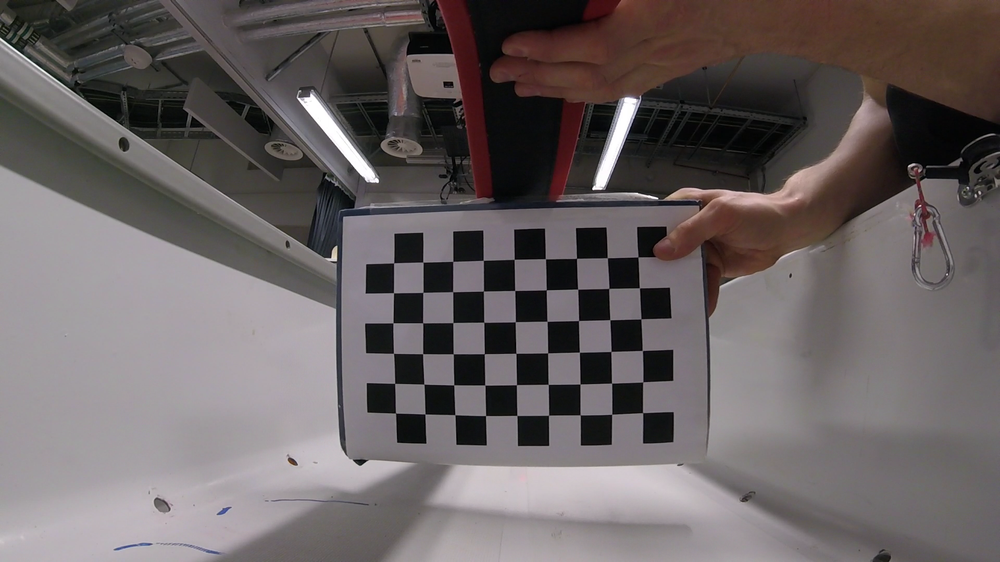
#> input picture Camera Calibration/GoPro_Calibration_3.0/Calibration_Image1.png, 1000 x 562 px, shrunk from 1920 x 1080 before the run
$ python calibrate.py Calibration_Image1.png
#> lines starting #> are read from the running program, lines starting #| are printed output that depends on the picture
#!/usr/bin/env python

import numpy as np
import cv2

# local modules
from common import splitfn

# built-in modules
import os

if __name__ == '__main__':
    import sys
    import getopt
    from glob import glob

    # define image path

    imagePath = 'E:/Calibrations/fwdcam/'

    args, img_mask = getopt.getopt(sys.argv[1:], '', ['debug=', 'square_size='])
    args = dict(args)
    args.setdefault('--debug', './output/')
    args.setdefault('--square_size', 1.0)
    if not img_mask:
        img_mask = imagePath + '*.jpg'
    else:
        img_mask = img_mask[0]

    img_names = glob(img_mask)
    debug_dir = args.get('--debug')
    if not os.path.isdir(debug_dir):
        os.mkdir(debug_dir)
    square_size = float(args.get('--square_size'))

    pattern_size = (9, 6)
    pattern_points = np.zeros((np.prod(pattern_size), 3), np.float32)
    pattern_points[:, :2] = np.indices(pattern_size).T.reshape(-1, 2)
    pattern_points *= square_size

    pattern_size = (9, 6)
    img_names_undistort = []
    for fn in img_names:
        print('processing %s... ' % fn, end='')
        img = cv2.imread(fn, 0)
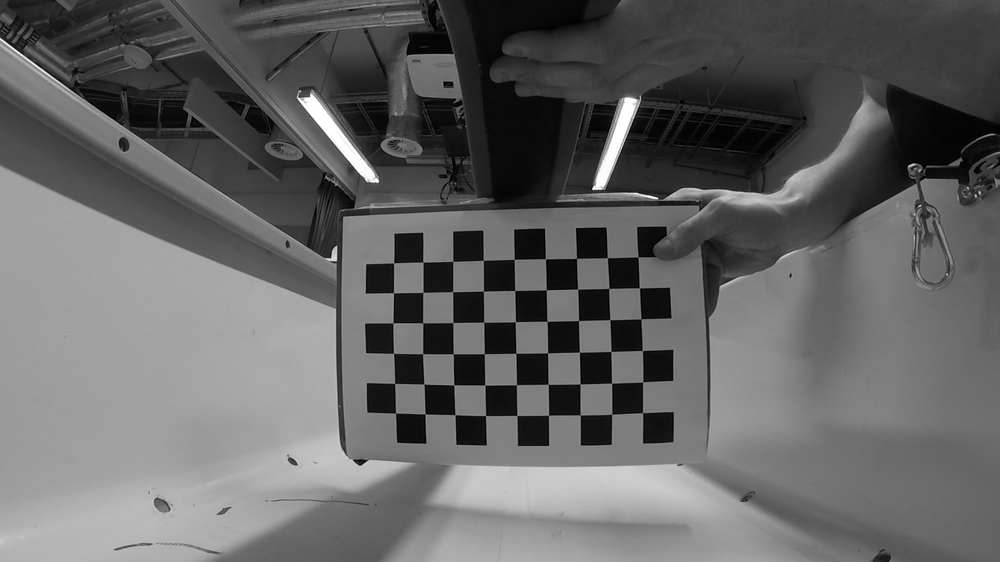
#> img: shape (562, 1000); min 0, max 255, mean 100.1
        if img is None:
            print("Failed to load", fn)
            continue

        h, w = img.shape[:2]
#> h = 562; w = 1000
        found, corners = cv2.findChessboardCorners(img, pattern_size)
#> found = True; corners = 54 rows, first 8: [642.6, 412.7], [611.7, 414.3], [580.2, 414.9], [548.6, 415.2], [516.9, 415.4], [485.6, 415.5], [454.9, 414.7], [425, 414]
        if found:
            term = (cv2.TERM_CRITERIA_EPS + cv2.TERM_CRITERIA_COUNT, 30, 0.1)
            cv2.cornerSubPix(img, corners, (5, 5), (-1, -1), term)

        if debug_dir:
            vis = cv2.cvtColor(img, cv2.COLOR_GRAY2BGR)
            cv2.drawChessboardCorners(vis, pattern_size, corners, found)
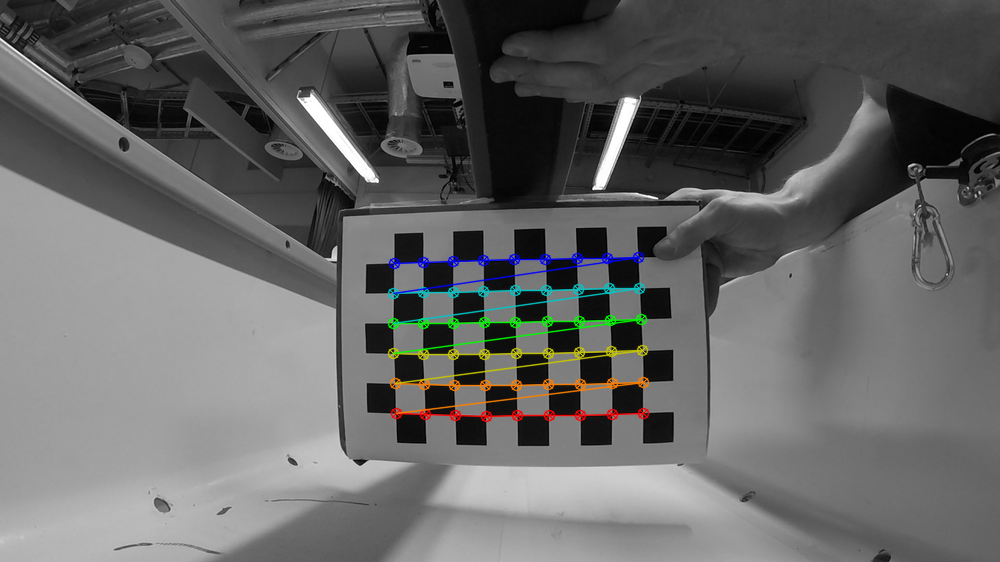
#> vis: shape (562, 1000, 3); mean B, G, R 100.2, 100.9, 100.6
#> (the run stopped early here; a loop or call above may not have finished)

$ run again, on Camera Calibration/GoPro_Calibration_3.0/Calibration_Image11.png
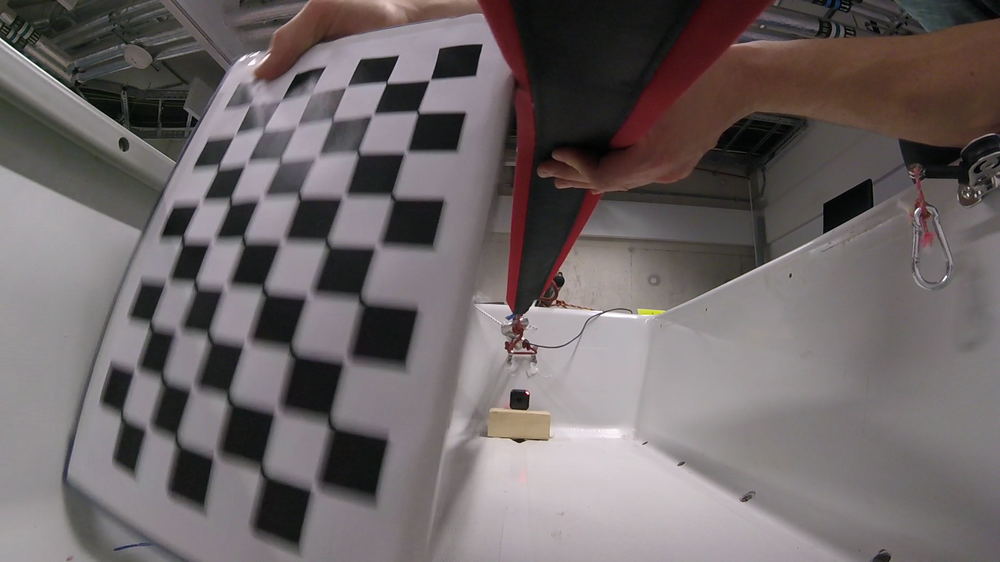
#> input picture Camera Calibration/GoPro_Calibration_3.0/Calibration_Image11.png, 1000 x 562 px, shrunk from 1920 x 1080 before the run
#> `img = cv2.imread(fn, 0)`:
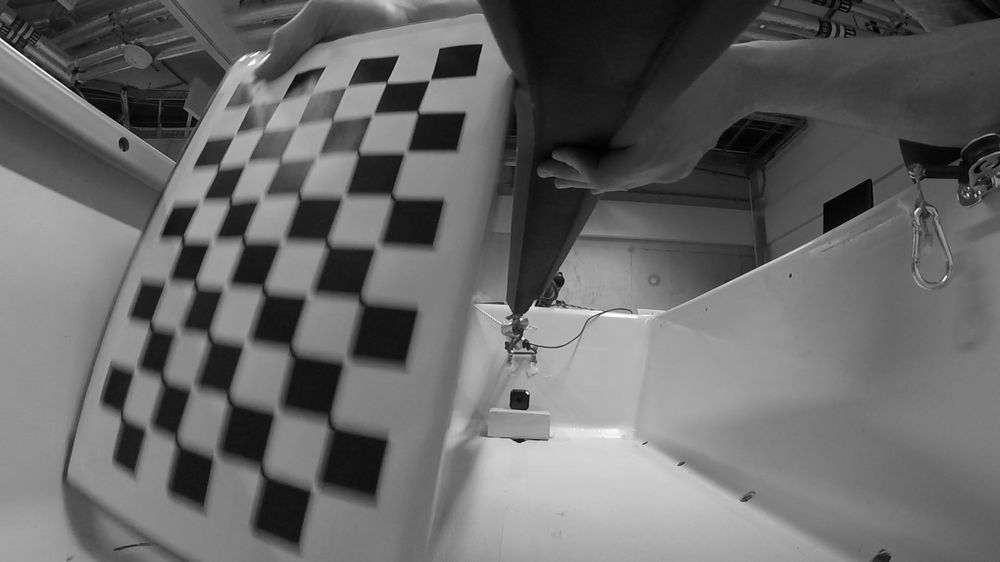
#> img: shape (562, 1000); min 0, max 255, mean 104.4
#> found = True; corners = 54 rows, first 8: [429.7, 79.9], [418, 111.5], [406, 152.5], [392, 197], [377.5, 245.5], [361, 300.5], [346.1, 357], [331.3, 421.4]
#> `cv2.drawChessboardCorners(vis, pattern_size, corners, found)`:
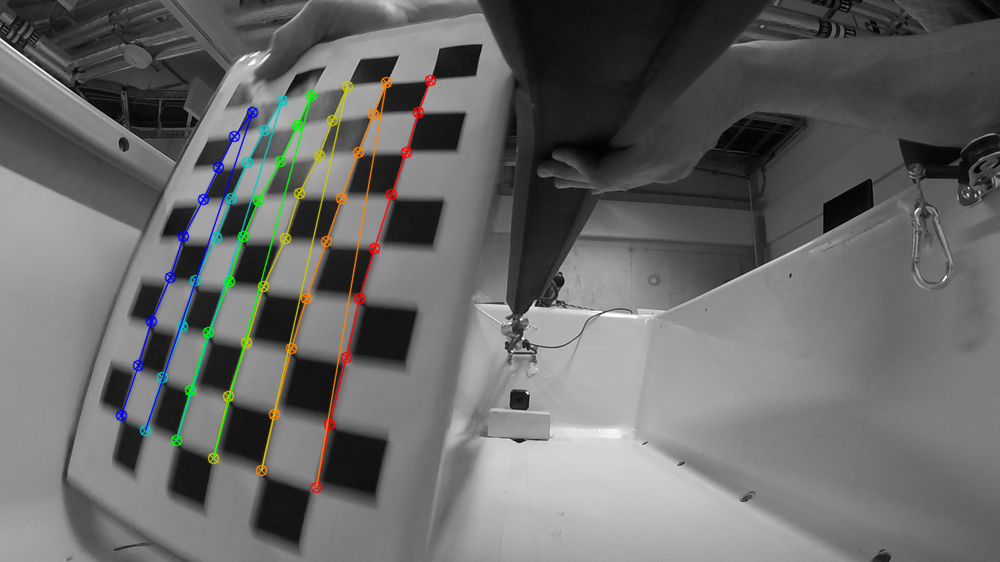
#> vis: shape (562, 1000, 3); mean B, G, R 104, 104.9, 104.6

$ run again, on Camera Calibration/GoPro_Calibration_3.0/Calibration_Image12.png
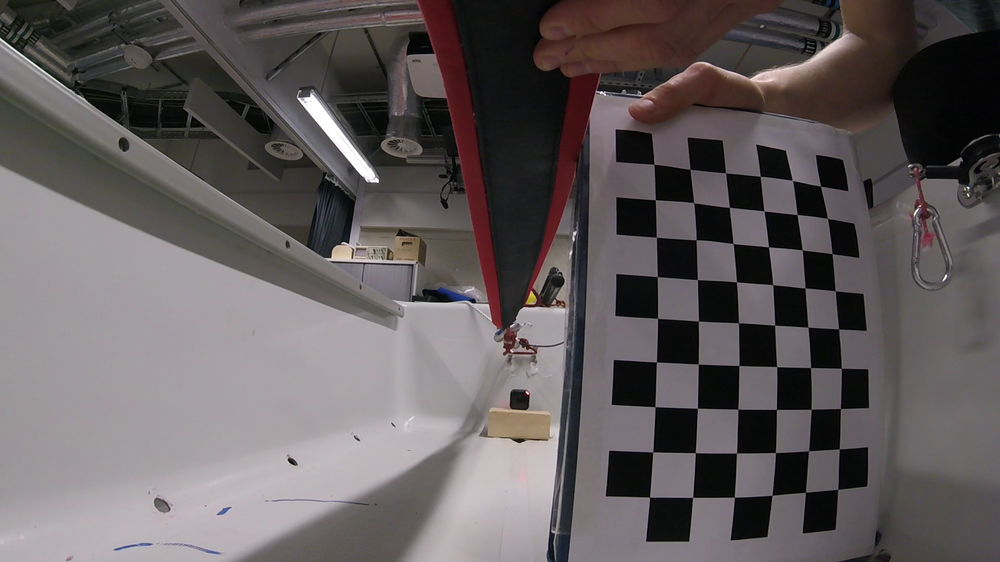
#> input picture Camera Calibration/GoPro_Calibration_3.0/Calibration_Image12.png, 1000 x 562 px, shrunk from 1920 x 1080 before the run
#> `img = cv2.imread(fn, 0)`:
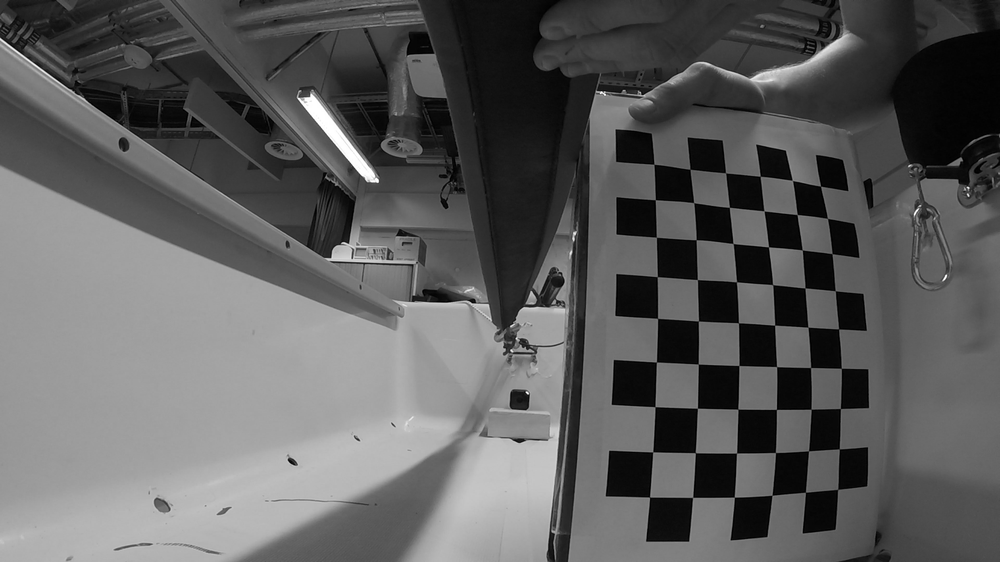
#> img: shape (562, 1000); min 0, max 255, mean 93.6
#> found = True; corners = 54 rows, first 8: [818, 190], [822, 214], [829, 257], [835.3, 290.7], [838.6, 328.9], [841.3, 368.3], [840.4, 408.5], [839.2, 448.8]
#> `cv2.drawChessboardCorners(vis, pattern_size, corners, found)`:
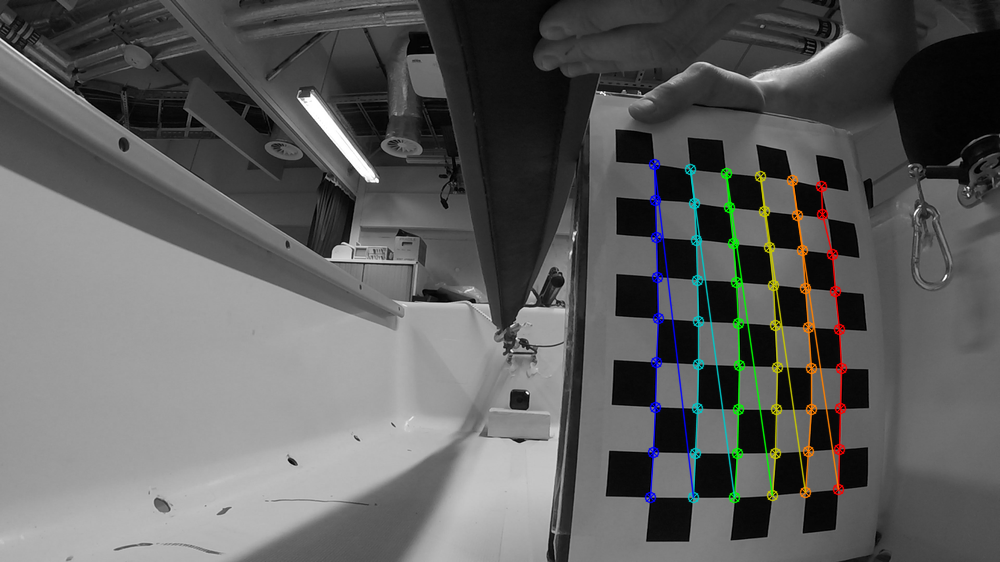
#> vis: shape (562, 1000, 3); mean B, G, R 93.9, 94.6, 94.2
